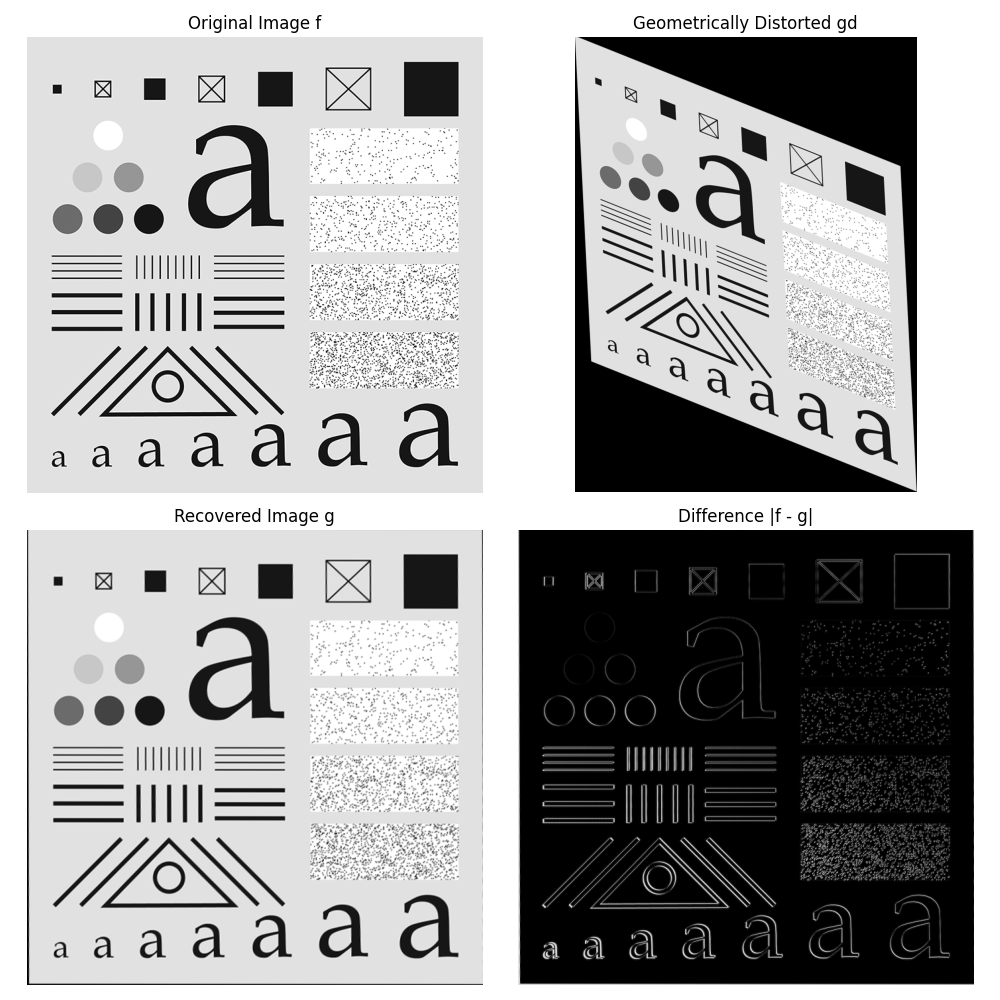

Write Python code to recreate this figure.

import sys
import os
import numpy as np
import matplotlib.pyplot as plt
from skimage.io import imread
from skimage.util import img_as_float
from skimage.transform import AffineTransform, warp, estimate_transform
from libDIPUM.data_path import dip_data

# Data
img_name = dip_data('characterTestPattern688.tif')
f_orig = imread(img_name)
if f_orig.ndim == 3: f_orig = f_orig[:,:,0]
f = img_as_float(f_orig)

h, w = f.shape

# Generate sheared image `gd`
# MATLAB: shear = [1 .4 0; .05 1 0; 0 0 1];
# This matrix is in MATLAB's post-multiply convention for [x y 1].
# x' = x + 0.05y
# y' = 0.4x + y
# Skimage AffineTransform matrix M applies to [x; y; 1] (pre-multiply).
# [x'; y'; 1] = M * [x; y; 1]
# x' = 1*x + 0.05*y + 0
# y' = 0.4*x + 1*y + 0
# So M = [[1, 0.05, 0], [0.4, 1, 0], [0, 0, 1]]

shear_matrix = np.array([
    [1, 0.05, 0],
    [0.4, 1, 0],
    [0, 0, 1]
])

# Calculate output bounding box to simulate imtransform 'fully contained' behavior
corners = np.array([
    [0, 0],
    [w, 0],
    [w, h],
    [0, h]
])

# Transform corners
# AffineTransform operates on (x,y)
tform_shear = AffineTransform(matrix=shear_matrix)
corners_transformed = tform_shear(corners)

min_x = corners_transformed[:, 0].min()
max_x = corners_transformed[:, 0].max()
min_y = corners_transformed[:, 1].min()
max_y = corners_transformed[:, 1].max()

out_w = int(np.ceil(max_x - min_x))
out_h = int(np.ceil(max_y - min_y))

# We want output image (0..out_w, 0..out_h) to map to the transformed coords.
# Specifically, output pixel (u,v) should correspond to world coord (u + min_x, v + min_y).
# warp needs inverse_map: output_coord -> input_coord.
# input_coord = inverse_shear(output_coord_in_shear_space)
#             = inverse_shear(pixel_u + min_x, pixel_v + min_y)
#             = inverse_shear(pixel + offset)
# So effective transform for warp is Translation(offset) + InverseShear ??
# Actually, easiest is to compose transforms.
# We want T_warp such that T_warp(pixel) = input_pixel.
# pixel -> (add min) -> sheared_coord -> (inverse shear) -> input_pixel.

translation_matrix = np.array([
    [1, 0, min_x],
    [0, 1, min_y],
    [0, 0, 1]
])
# Total M for [x'; y'; 1] = T * [x; y; 1]
# We want x_shear = x_pixel + min_x.
# This is T_trans * x_pixel.

# So forward map from Pixel -> Sheared is Translation(min_x, min_y).
# Then Sheared -> Input is Shear.inverse.
# So Pixel -> Input = Shear.inverse * Translation.

t_trans = AffineTransform(translation=(min_x, min_y))
# Combine: apply translation first, then inverse shear?
# logical chain: p_out --(trans)--> p_shear --(inv_shear)--> p_in.

# Skimage warp takes inverse_map.
# If we pass a transform, it assumes it maps output->input?
# Docs: "Inverse map... transforms coordinates in the output image into... input image".
# So yes, we construct the total transform T = Shear_inv * Translation.
# Note: Matrix multiplication order. M2 * M1 * v applies M1 then M2.
# We want Translation then InverseShear.
# So Matrix = M_inv_shear @ M_trans.

m_inv_shear = np.linalg.inv(shear_matrix)
m_trans = np.array([
    [1, 0, min_x],
    [0, 1, min_y],
    [0, 0, 1]
])

map_matrix = m_inv_shear @ m_trans
tform_warp = AffineTransform(matrix=map_matrix)

gd = warp(f, tform_warp, output_shape=(out_h, out_w), order=1)

# Compute registration
# Control points (x, y)
base_points = np.array([
    [114.9692, 109.4923],
    [618.2154,  75.7538],
    [600.3538, 610.9385],
    [75.0923, 633.4308]
])

input_points = np.array([
    [118.5971, 155.0846],
    [623.2462, 322.6837],
    [629.7279, 851.9587],
    [104.7077, 663.9885]
])

# Estimate transform mapping input (gd) -> base (f)
tform_reg = estimate_transform('affine', src=input_points, dst=base_points)

# Back transformation
# We want to warp `gd` to match `f`.
# Target shape is f.shape.
# We iterate over `f` pixels (base).
# We need corresponding source pixels in `gd` (input).
# Source = Inverse(Transform(Input->Base)) * Dest ?
# Wait. `tform_reg` maps Input -> Base.
# We want Base -> Input (to sample from gd).
# So we need Inverse(tform_reg).
# warp(gd, inverse_map=tform_reg.inverse, output_shape=f.shape)

g = warp(gd, tform_reg.inverse, output_shape=f.shape, order=1)

# Difference
dif = f - g
# abs difference usually for display
dif_abs = np.abs(dif)

# Display
fig, axes = plt.subplots(2, 2, figsize=(10, 10))

axes[0, 0].imshow(f, cmap='gray')
axes[0, 0].set_title('Original Image f')
axes[0, 0].axis('off')

axes[0, 1].imshow(gd, cmap='gray')
axes[0, 1].set_title('Geometrically Distorted gd')
axes[0, 1].axis('off')

axes[1, 0].imshow(g, cmap='gray')
axes[1, 0].set_title('Recovered Image g')
axes[1, 0].axis('off')

axes[1, 1].imshow(dif_abs, cmap='gray')
axes[1, 1].set_title('Difference |f - g|')
axes[1, 1].axis('off')

plt.tight_layout()
plt.savefig('Figure242.png')
print("Saved Figure242.png")
plt.show()
